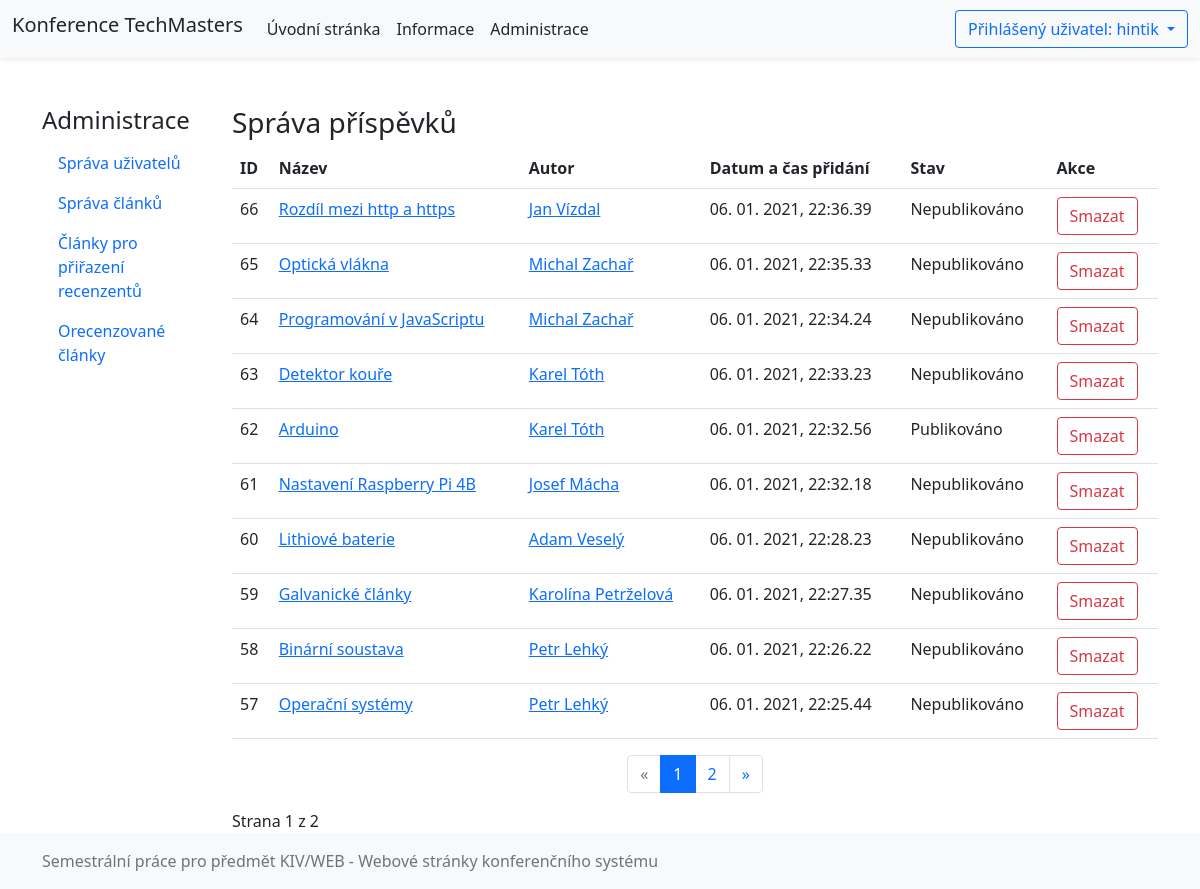
Screenshot of /KIV-WEB/www/index.php?page=admin-articles (signed in) with the database file from the repository.
### tables this page shows
CREATE TABLE `users` (
  `id_user` int(11) NOT NULL AUTO_INCREMENT,
  `login` varchar(30) NOT NULL,
  `email` varchar(50) NOT NULL,
  `name` varchar(30) NOT NULL,
  `surname` varchar(30) NOT NULL,
  `password` varchar(60) NOT NULL,
  `bio` longtext DEFAULT NULL,
  `time_reg` timestamp NOT NULL DEFAULT current_timestamp(),
  `time_lastlogin` timestamp NOT NULL DEFAULT current_timestamp(),
  `id_role` int(11) NOT NULL DEFAULT 1,
  PRIMARY KEY (`id_user`)
);

CREATE TABLE `articles` (
  `id_article` int(11) NOT NULL AUTO_INCREMENT,
  `title` text NOT NULL,
  `abstract` longtext NOT NULL,
  `file` longblob NOT NULL,
  `time_posted` timestamp NOT NULL DEFAULT current_timestamp(),
  `state` int(1) NOT NULL DEFAULT 0,
  `id_author` int(11) NOT NULL,
  PRIMARY KEY (`id_article`),
  KEY `articles_ibfk_1` (`id_author`),
  CONSTRAINT `articles_ibfk_1` FOREIGN KEY (`id_author`) REFERENCES `users` (`id_user`) ON DELETE CASCADE
);

### KIV-WEB/app/ApplicationStart.class.php (called while the page is built, shortened)
<?php
class ApplicationStart {
    public function appStart(){
        if(isset($_GET["page"]) && array_key_exists($_GET["page"], WEB_PAGES)){
            $pageKey = $_GET["page"];
        } else {
            $pageKey = DEFAULT_WEB_PAGE_KEY;
        }
        $pageInfo = WEB_PAGES[$pageKey];
        $controller = new $pageInfo["controller_class_name"];
        $tplData = $controller->show($pageInfo["title"]);
        $view = new $pageInfo["view_class_name"];
        $view->printOutput($tplData, $pageInfo["template_type"]);
    }
}
?>

### KIV-WEB/www/index.php (called while the page is built, shortened)
<?php
require_once("../myAutoloader.inc.php");
$app = new ApplicationStart();
$app->appStart();
?>

### KIV-WEB/app/Models/DatabaseModel.class.php (called while the page is built, shortened)
<?php
class DatabaseModel {
    private static $database;
    private $pdo;
    private function __construct() {
        $this->pdo = new \PDO("mysql:host=".DB_SERVER.";dbname=".DB_NAME, DB_USER, DB_PASS);
        $this->pdo->exec("set names utf8");
    }
    public static function getDatabaseModel(){
        if(empty(self::$database)){
            self::$database = new DatabaseModel();
        }
        return self::$database;
    }
    public function getAllArticles(int $page = 1, int $articlesPerPage = 10, int $abstractLength = 0, string $cond = "true", string $search = "%"):array {
        $column = "SUBSTRING_INDEX(a.abstract, ' ', :length)";
        if($abstractLength == 0) {
            $column = "a.abstract";
        }
        $q = "SELECT a.id_article, a.title, a.state, ".$column." as shortAbstract, a.time_posted, u.name, u.surname, u.login FROM "
            .TABLE_ARTICLES . " as a INNER JOIN " . TABLE_USERS . " as u ON u.id_user = a.id_author AND " . $cond .
            " AND CONCAT(a.abstract, ' ', a.title, ' ', u.name, ' ', u.surname) LIKE :search order by id_article desc LIMIT :limit,:app;";
        $res = $this->pdo->prepare($q);
        $search = "%" . $search . "%";
        $res->bindParam(":search", $search);
        $limit = ($page-1)*$articlesPerPage;
        $res->bindParam(":app", $articlesPerPage, PDO::PARAM_INT);
        $res->bindParam(":limit", $limit, PDO::PARAM_INT);
        if($res->execute()) {
            $result = $res->fetchAll();
            return $result;
        }
        return [];
    }
    public function getUserInfo(int $userId) {
        $q = "SELECT * FROM " . TABLE_USERS . " WHERE id_user = :id_user";
        $res = $this->pdo->prepare($q);
        $res->bindParam(':id_user', $userId);
        if($res->execute()) {
            return $res->fetchAll()[0];
        } else {
            return null;
        }
    }
    public function getNumberOfArticles(string $cond = "true", string $search = "%"):int {
        $q = "SELECT COUNT(id_article) FROM " .TABLE_ARTICLES . " as a INNER JOIN " . TABLE_USERS . " as u
        ON u.id_user = a.id_author WHERE " . $cond .
            " AND CONCAT(a.abstract, ' ', a.title, ' ', u.name, ' ', u.surname) LIKE :search";
        $res = $this->pdo->prepare($q);
        $search = "%" . $search . "%";
        $res->bindParam(":search", $search);
        if($res->execute()) {
            $result = $res->fetch()[0];
            return $result;
        }
        return 0;
    }
}
?>

### KIV-WEB/app/Controllers/PageController.class.php (called while the page is built, shortened)
<?php
class PageController implements IController {
    protected $login;
    protected $db;
    public function __construct() {
        $this->login = new UserLoginModel();
        $this->db = DatabaseModel::getDatabaseModel();
    }
    public function show(string $pageTitle): array {
        $tplData = Alerts::alertArray();
        $tplData['title'] = $pageTitle;
        if($this->login->isUserLogged()) {
            $tplData['logged'] = $this->login->getUserName();
            $tplData['userInfo'] = $this->db->getUserInfo($this->login->getUserId());
        }
        return $tplData;
    }
}

### KIV-WEB/app/Controllers/AdminArticleManagementController.class.php (called while the page is built, shortened)
<?php
class AdminArticleManagementController extends PageController {
    public function show(string $pageTitle):array {
        $tplData = parent::show($pageTitle);
        $app = 10;
        if(isset($_GET['p'])) {
            $tplData['page'] = htmlspecialchars($_GET['p']);
        } else {
            $tplData['page'] = 1;
        }
        $articleNumber = $this->db->getNumberOfArticles();
        $tplData['pages'] = ceil($articleNumber/$app);
        $tplData['articles'] = $this->db->getAllArticles($tplData['page'], $app);
        return $tplData;
    }
}
?>

### KIV-WEB/myAutoloader.inc.php (called while the page is built, shortened)
<?php
spl_autoload_register(function ($className){
    $className = str_replace(BASE_NAMESPACE_NAME, BASE_APP_DIR_NAME, $className);
    $fileName = dirname(__FILE__) ."/". $className;
    $fileName = str_replace('\\', '/', $fileName);
    foreach(FILE_EXTENSIONS as $ext) {
        if (file_exists($fileName . $ext)) {
            $fileName .= $ext;
            break;
        }
    }
});
?>

### KIV-WEB/app/Models/UserLoginModel.class.php (called while the page is built, shortened)
<?php
class UserLoginModel {
    private $ses;
    private $dUserId = "id";
    private $dUserName = "username";
    public function __construct() {
        require_once("UserSessionModel.class.php");
        $this->ses = new UserSessionModel();
    }
    public function isUserLogged():bool {
        return $this->ses->isSessionSet($this->dUserName);
    }
    public function getUserId():int {
        if($this->isUserLogged()) {
            return (int) $this->ses->readSession($this->dUserId);
        }
        return 0;
    }
    public function getUserName() {
        if($this->isUserLogged()) {
            return $this->ses->readSession($this->dUserName);
        }
        return null;
    }
}

### KIV-WEB/app/Models/UserSessionModel.class.php (called while the page is built, shortened)
<?php
class UserSessionModel {
    public function isSessionSet(string $key):bool {
        return isset($_SESSION[$key]);
    }
    public function readSession(string $key) {
        if($this->isSessionSet($key)) {
            return $_SESSION[$key];
        } else {
            return null;
        }
    }
}

### KIV-WEB/app/Models/Alerts.class.php (called while the page is built, shortened)
<?php
class Alerts {
    public static function alertArray():array {
        $arr = [];
        $arr[self::ALERTS_SUCCESS] = [];
        $arr[self::ALERTS_WARNING] = [];
        $arr[self::ALERTS_DANGER] = [];
        return $arr;
    }
}

### KIV-WEB/app/Views/TemplateAdministration/AdminArticleManagementTemplate.tpl.php (the view, shortened to what this page needs)
<?php
global $tplData;
?>
<?php
$res = "<div class='table-responsive-md'>
            <table class='table table-hover'>
                <tr><th>ID</th><th>Název</th><th>Autor</th><th>Datum a čas přidání</th><th>Stav</th><th>Akce</th></tr>";
if(!empty($tplData['articles'])) {
    foreach ($tplData['articles'] as $u) {
        $res .= '<tr><td>' . $u['id_article'] . '</td>'
            . '<td><a href="?page=article&article=' . $u['id_article'] . '">' . $u['title'] . '</a></td>'
            . '<td><a href="?page=profile&user=' . $u['login'] . '">' . $u['name'] . ' ' . $u['surname'] . '</a></td>'
            . '<td>' . date("d. m. Y, H:i.s", strtotime($u['time_posted'])) . '</td>'
            . '<td>' . \konference\Models\States::articleStateToString($u['state']) . '</td><td>'
            . "<form method='post'><input type='hidden' name='id_article' value='$u[id_article]'>"
            . "<button type='submit' name='action' class='btn btn-outline-danger' value='delete'>Smazat</button>"
            . "</form></td></tr>";
    }
    $res .= "</table></div>";
    echo $res;
    echo \konference\Models\Utilities::paginaton("admin-articles", $tplData['page'], $tplData['pages']);
} else {
    echo "<h5 class='text-center mt-3'>Nejsou k dispozici žádné příspěvky</h5>";
}
?>

### KIV-WEB/app/Views/TemplatePlain/TemplatePlain.class.php (shortened to what this page needs)
<?php
class TemplatePlain implements IView {
    public function getHTMLHeader(array $tplData) {
        ?>
        <!doctype html>
        <html lang="cs" class="h-100">
            <head>
                <link rel="stylesheet" href="../vendor/components/font-awesome/css/all.css">
                <link rel="stylesheet" href="../vendor/twbs/bootstrap/dist/css/bootstrap.css">
            </head>
            <body class="d-flex flex-column h-100">
                <header>
                    <nav class="navbar navbar-expand-lg navbar-light bg-light shadow-sm">
                        <div class="container-fluid">
                            <a class="navbar-brand text-dark" href="index.php?page=uvod"><h1 class="h5"><?= WEB_TITLE; ?></h1></a>
                            <div class="collapse navbar-collapse" id="navbarToggle">
                                <ul class="navbar-nav me-auto mb-2 mb-lg-0">
                                    <li class="nav-item">
                                        <a class="nav-link active text-dark" href="index.php?page=uvod"><?= WEB_PAGES['uvod']['title']; ?></a>
                                    </li>
                                    <li class="nav-item">
                                        <a class="nav-link active text-dark" href="index.php?page=information"><?= WEB_PAGES['information']['title']; ?></a>
                                    </li>
                                    <?php if(isset($tplData['logged']) && $tplData['userInfo']['id_role'] == Roles::ROLE_ADMINISTRATOR) {?>
                                    <li class="nav-item">
                                        <a class="nav-link active text-dark" href="index.php?page=admin-user">Administrace</a>
                                    </li>
                                    <?php } ?>
                                </ul>
                                <?php
                                if(isset($tplData['logged'])) {
                                ?>
                                    <div class="dropdown">
                                        <button class="btn btn-outline-primary dropdown-toggle" type="button" id="dropdownMenuButton" data-bs-toggle="dropdown" aria-expanded="false">
                                            Přihlášený uživatel: <?= $tplData['logged'] ?>
                                        </button>
                                    </div>
                                <?php
                                }
                                ?>
                            </div>
                        </div>
                    </nav>
                </header>
                <main class="container pt-4 flex-shrink-0">
        <?php
    }
    public function getHTMLFooter(){
        ?>
                </main>
                <footer class="footer mt-auto py-3 bg-light">
                    <div class="container">
                        <span class="text-muted">Semestrální práce pro předmět KIV/WEB
                            - Webové stránky konferenčního systému</span>
                    </div>
                </footer>
            </body>
        </html>
        <?php
    }
}
?>

### KIV-WEB/app/Models/Utilities.class.php (shortened to what this page needs)
<?php
class Utilities {
    public static function paginaton(string $link, int $page = 1, int $pages) {
        if($page < 4) {
            $i = 1;
        } else {
            $i = $page - 2;
        }
        $b = $i + 4;
        if($b >= $pages) {
            if($pages < 5) {
                $b = $pages;
                $i = 1;
            } else {
                $b = $pages;
                $i = $b - 4;
            }
        }
        ?>
            <nav aria-label="Stránkovací navigace" class="d-flex justify-content-center mt-3">
              <ul class="pagination">
                <li class="page-item <?php if($page == 1) echo "disabled"; ?>">
                  <a class="page-link" href="?page=<?= $link.'&p='.($page-1); ?>" aria-label="Předcházející">
                    <span aria-hidden="true">&laquo;</span>
                  </a>
                </li>
                  <?php
                  for($i; $i <= $b; $i++) {
                      if($i == $page) {
                          echo '<li class="page-item active"><a class="page-link" href="?page='.$link.'&p='.$i.'">'.$i.'</a></li>';
                      } else {
                          echo '<li class="page-item"><a class="page-link" href="?page='.$link.'&p='.$i.'">'.$i.'</a></li>';
                      }
                  }
                  ?>
                <li class="page-item <?php if($page == $pages) echo "disabled"; ?>">
                  <a class="page-link" href="?page=<?= $link.'&p='.($page+1); ?>" aria-label="Následující">
                    <span aria-hidden="true">&raquo;</span>
                  </a>
                </li>
              </ul>
            </nav>
        <?php
        echo "Strana " . $page . " z " . $pages;
    }
}

### rows the page displays
users: login "hintik", id_user "1"
articles: id_article "66", title "Rozdíl mezi http a https", id_author.name "Jan", id_author.surname "Vízdal", time_posted "06. 01. 2021, 22:36.39", state "Nepublikováno"
articles: id_article "65", title "Optická vlákna", id_author.name "Michal", id_author.surname "Zachař", time_posted "06. 01. 2021, 22:35.33", state "Nepublikováno"
articles: id_article "64", title "Programování v JavaScriptu", id_author.name "Michal", id_author.surname "Zachař", time_posted "06. 01. 2021, 22:34.24", state "Nepublikováno"
articles: id_article "63", title "Detektor kouře", id_author.name "Karel", id_author.surname "Tóth", time_posted "06. 01. 2021, 22:33.23", state "Nepublikováno"
articles: id_article "62", title "Arduino", id_author.name "Karel", id_author.surname "Tóth", time_posted "06. 01. 2021, 22:32.56", state "Publikováno"
articles: id_article "61", title "Nastavení Raspberry Pi 4B", id_author.name "Josef", id_author.surname "Mácha", time_posted "06. 01. 2021, 22:32.18", state "Nepublikováno"
articles: id_article "60", title "Lithiové baterie", id_author.name "Adam", id_author.surname "Veselý", time_posted "06. 01. 2021, 22:28.23", state "Nepublikováno"
articles: id_article "59", title "Galvanické články", id_author.name "Karolína", id_author.surname "Petrželová", time_posted "06. 01. 2021, 22:27.35", state "Nepublikováno"
articles: id_article "58", title "Binární soustava", id_author.name "Petr", id_author.surname "Lehký", time_posted "06. 01. 2021, 22:26.22", state "Nepublikováno"
articles: id_article "57", title "Operační systémy", id_author.name "Petr", id_author.surname "Lehký", time_posted "06. 01. 2021, 22:25.44", state "Nepublikováno"

### other values shown
WEB_TITLE "Konference TechMasters"
WEB_PAGES['uvod']['title'] "Úvodní stránka"
WEB_PAGES['information']['title'] "Informace"
$tplData['title'] "Správa příspěvků"
$pages "2"
